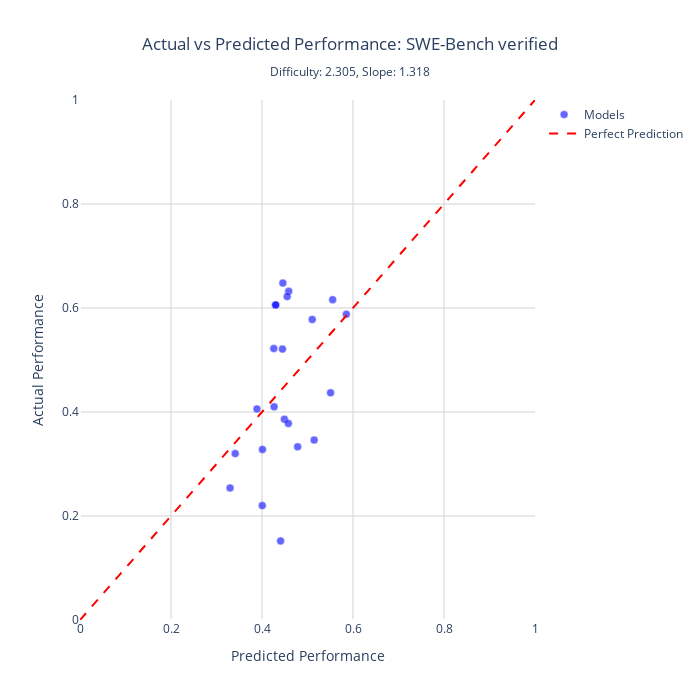

The code cell stored with this chart in its notebook:
### Code cell
import plotly.graph_objects as go

def plot_benchmark_performance_interactive(benchmark_name, df_data=df1, df_capabilities=df_cm1, df_benchmarks=df_db1):
    """
    Create an interactive plotly scatter plot comparing actual vs predicted performance
    for a specific benchmark with model names shown on hover.
    
    Parameters:
    -----------
    benchmark_name : str
        Name of the benchmark to plot
    df_data : DataFrame
        DataFrame containing performance data (default: df1)
    df_capabilities : DataFrame
        DataFrame containing model capabilities (default: df_cm1)
    df_benchmarks : DataFrame
        DataFrame containing benchmark parameters (default: df_db1)
    """
    
    def logistic(x):
        return 1.0 / (1.0 + np.exp(-x))
    
    # Get data for this benchmark
    bench_data = df_data[df_data['benchmark'] == benchmark_name].copy()
    
    if len(bench_data) == 0:
        print(f"No data found for benchmark: {benchmark_name}")
        print(f"Available benchmarks: {sorted(df_data['benchmark'].unique())}")
        return
    
    # Get benchmark parameters
    bench_params_df = df_benchmarks[df_benchmarks['benchmark_name'] == benchmark_name]
    if len(bench_params_df) == 0:
        print(f"No parameters found for benchmark: {benchmark_name}")
        return
    
    bench_params = bench_params_df.iloc[0]
    D = bench_params['estimated_difficulty']
    alpha = bench_params['estimated_slope']
    
    # Merge with model capabilities
    bench_data = bench_data.merge(df_capabilities[['model', 'estimated_capability']], on='model', how='left')
    
    # Calculate predicted performance
    bench_data['predicted'] = logistic(alpha * (bench_data['estimated_capability'] - D))
    
    # Create the scatter plot
    fig = go.Figure()
    
    # Add scatter points
    fig.add_trace(go.Scatter(
        x=bench_data['predicted'],
        y=bench_data['performance'],
        mode='markers',
        marker=dict(
            size=8,
            color='blue',
            opacity=0.6,
            line=dict(width=0.5, color='white')
        ),
        text=bench_data['model'],
        hovertemplate='<b>%{text}</b><br>' +
                      'Predicted: %{x:.3f}<br>' +
                      'Actual: %{y:.3f}<br>' +
                      '<extra></extra>',
        name='Models'
    ))
    
    # Add diagonal line (perfect prediction)
    fig.add_trace(go.Scatter(
        x=[0, 1],
        y=[0, 1],
        mode='lines',
        line=dict(color='red', dash='dash', width=2),
        name='Perfect Prediction',
        hovertemplate='<extra></extra>'
    ))
    
    # Update layout
    fig.update_layout(
        title=dict(
            text=f'Actual vs Predicted Performance: {benchmark_name}<br>' +
                 f'<sub>Difficulty: {D:.3f}, Slope: {alpha:.3f}</sub>',
            x=0.5,
            xanchor='center'
        ),
        xaxis=dict(
            title='Predicted Performance',
            range=[0, 1],
            gridcolor='lightgray'
        ),
        yaxis=dict(
            title='Actual Performance',
            range=[0, 1],
            gridcolor='lightgray'
        ),
        width=700,
        height=700,
        hovermode='closest',
        plot_bgcolor='white',
        showlegend=True
    )
    
    # fig.write_image("outputs/notebooks/benchmark_performance_interactive_swe_bench.pdf")
    fig.show()
    
    # Print some statistics
    residuals = bench_data['performance'] - bench_data['predicted']
    rmse = np.sqrt(np.mean(residuals**2))
    mae = np.mean(np.abs(residuals))
    
    print(f"\nBenchmark: {benchmark_name}")
    print(f"Number of models: {len(bench_data)}")
    print(f"RMSE: {rmse:.4f}")
    print(f"MAE: {mae:.4f}")


# Example usage - change the benchmark name to plot different benchmarks
# Available benchmarks can be found in df_db1['benchmark_name'].unique()
plot_benchmark_performance_interactive('SWE-Bench verified')

# Uncomment to see all available benchmarks:
# print("\nAvailable benchmarks:")
# for benchmark in sorted(df_db1['benchmark_name'].unique()):
#     print(f"  - {benchmark}")

### Figure 1 — Plotly figure (JSON) as saved in the notebook; plotly's stock layout.template omitted (floating-point values rounded to 4 significant figures)
{"data": [{"hovertemplate": "<b>%{text}</b><br>Predicted: %{x:.3f}<br>Actual: %{y:.3f}<br><extra></extra>", "marker": {"color": "blue", "line": {"color": "white", "width": 0.5}, "opacity": 0.6, "size": 8}, "mode": "markers", "name": "Models", "text": ["claude-haiku-4-5-20251001", "o3-2025-04-16_medium", "o4-mini-2025-04-16_medium", "DeepSeek-V3.1", "claude-sonnet-4-5-20250929", "gpt-5-mini-2025-08-07_medium", "gpt-5-2025-08-07_medium", "claude-opus-4-1-20250805", "DeepSeek-R1-0528", "grok-3-beta", "claude-sonnet-4-20250514", "claude-opus-4-20250514", "gpt-4.1-mini-2025-04-14", "gpt-4.1-2025-04-14", "grok-3-mini-beta_low", "gpt-5-mini-2025-08-07_high", "claude-3-7-sonnet-20250219", "gemini-2.0-flash-001", "gpt-4o-2024-11-20", "o3-mini-2025-01-31_medium", "claude-3-5-sonnet-20241022", "claude-3-5-sonnet-20240620"], "type": "scatter", "x": [0.4298, 0.5506, 0.5147, 0.4449, 0.4459, 0.5105, 0.5853, 0.4587, 0.4783, 0.4493, 0.4301, 0.4554, 0.401, 0.4266, 0.4409, 0.5553, 0.4259, 0.4006, 0.3298, 0.4579, 0.3889, 0.3411], "y": [0.606, 0.437, 0.346, 0.521, 0.648, 0.578, 0.588, 0.632, 0.333, 0.386, 0.606, 0.622, 0.328, 0.41, 0.152, 0.616, 0.522, 0.22, 0.254, 0.378, 0.406, 0.32]}, {"hovertemplate": "<extra></extra>", "line": {"color": "red", "dash": "dash", "width": 2}, "mode": "lines", "name": "Perfect Prediction", "type": "scatter", "x": [0, 1], "y": [0, 1]}], "layout": {"height": 700, "hovermode": "closest", "plot_bgcolor": "white", "showlegend": true, "title": {"text": "Actual vs Predicted Performance: SWE-Bench verified<br><sub>Difficulty: 2.305, Slope: 1.318</sub>", "x": 0.5, "xanchor": "center"}, "width": 700, "xaxis": {"gridcolor": "lightgray", "range": [0, 1], "title": {"text": "Predicted Performance"}}, "yaxis": {"gridcolor": "lightgray", "range": [0, 1], "title": {"text": "Actual Performance"}}}}
